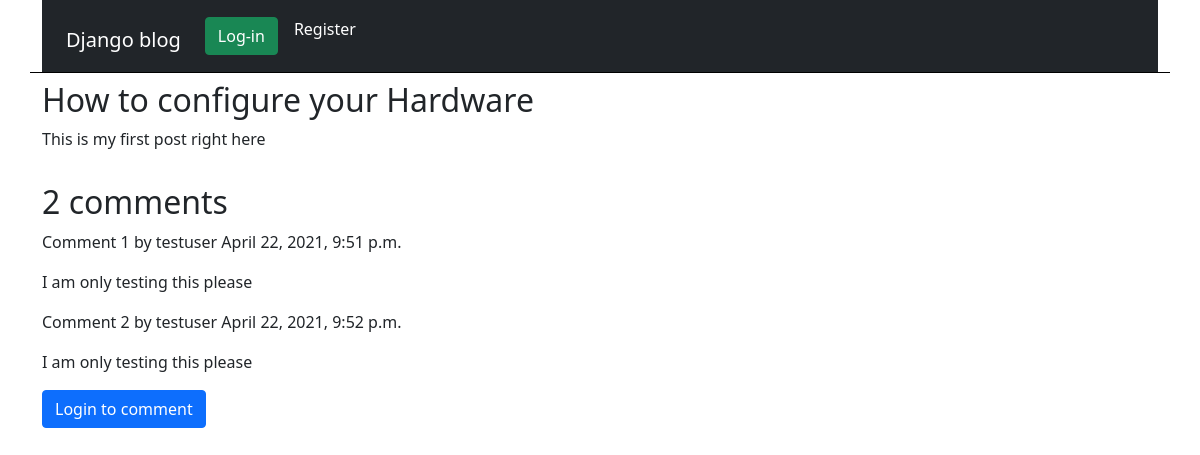
The app's page /post/1/ with its own data.
### blog/models.py (models this page shows, shortened)
class Post(models.Model):
    title = models.CharField(max_length=100)
    author = models.ForeignKey('auth.User', on_delete=models.CASCADE)
    body = models.TextField()

class Comment(models.Model):
    post = models.ForeignKey(Post, on_delete=models.CASCADE, related_name='comments')
    name = models.CharField(max_length=40)
    body = models.TextField()
    created = models.DateTimeField(auto_now_add=True)
    updated = models.DateTimeField(auto_now=True)
    active = models.BooleanField(default=True)
    class Meta:
        ordering = ('created', )

### blog/views.py (the view)
# urls.py: path('post/<int:pk>/', blog_detail, name="post_detail"),
def blog_detail(request, pk):
    post = get_object_or_404(Post, pk=pk)
    comments = post.comments.filter(active=True)
    new_comment = None
    if request.method == 'POST':
        comment_form = CommentForm(data=request.POST)
        if comment_form.is_valid():
            new_comment = comment_form.save(commit=False)
            new_comment.post = post
            new_comment.save()
    else:
        comment_form = CommentForm()
    return render(request, 'post_detail.html', context={'post': post,
                                                        'comments': comments,
                                                        'new_comment': new_comment,
                                                        'comment_form': comment_form})

### templates/post_detail.html (shortened to what this page needs)
{% extends 'base.html' %}
{% block content %}
    <div class="post-entry">
        <h2>{{ post.title }}</h2>
        <p>{{ post.body }}</p>
    </div>
    {% with comments.count as total_comments %}
        <h2>{{ total_comments }} comment{{ total_comments|pluralize }}</h2>
    {% endwith %}
    {% for comment in comments %}
        <div>
            <p>
                Comment {{ forloop.counter }} by {{ comment.name }}
                {{ comment.created }}
            </p>
            {{ comment.body|linebreaks }}
        </div>
    {% empty %}
        <p>There are no comments yet.</p>
    {% endfor %}
    {% if request.user.is_authenticated %}
        {% if new_comment %}
            <h2>Your comment has been added.</h2>
        {% else %}
            <h2>Add a new comment</h2>
            <form method="post">
                {{ comment_form.as_p }}
                {% csrf_token %}
                <p><input type="submit" value="Add comment"></p>
            </form>
        {% endif %}
    {% else %}
        <a href="{% url 'login' %}" type="submit" class="btn btn-primary">Login to comment</a>
    {% endif %}
{% endblock %}

### static/css/base.css (style rules this page uses)
body { font-family: Monaco, "Courier New", Courier, monospace; font-size: 10px; }
.post-entry { margin-bottom: 2rem; }
.post-entry h2 { margin: 0.5rem 0; }
.post-entry p { margin: 0; font-weight: 400; }

### records on screen
Post: title "How to configure your Hardware", body "This is my first post right here"
Comment: name "testuser", created "April 22, 2021, 9:51 p.m.", body "I am only testing this please"
Comment: name "testuser", created "April 22, 2021, 9:52 p.m.", body "I am only testing this please"

### other values on screen
{{ total_comments }} "2"
